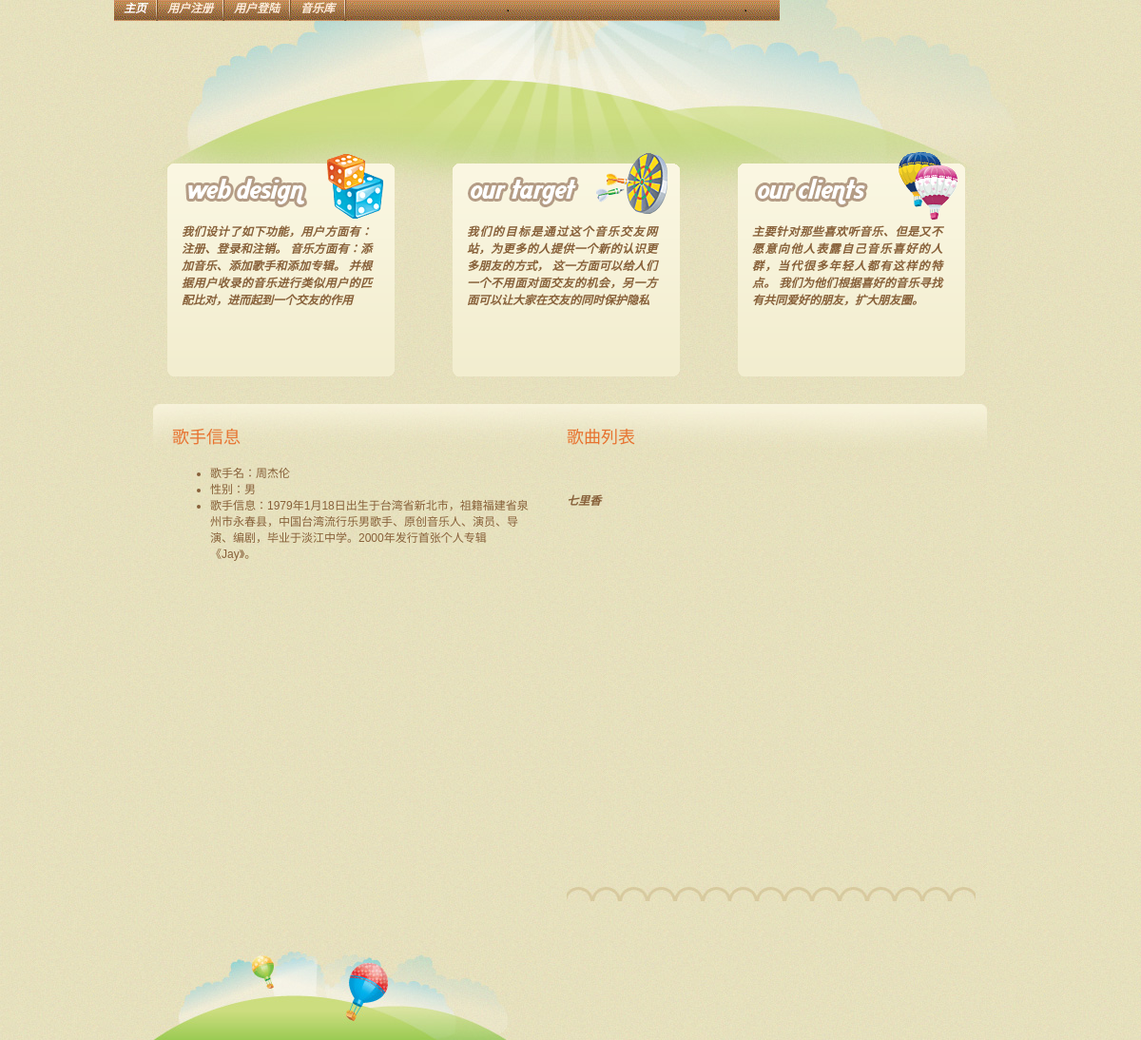
Page /musicBase/singer_index/1 on the earlier database version.
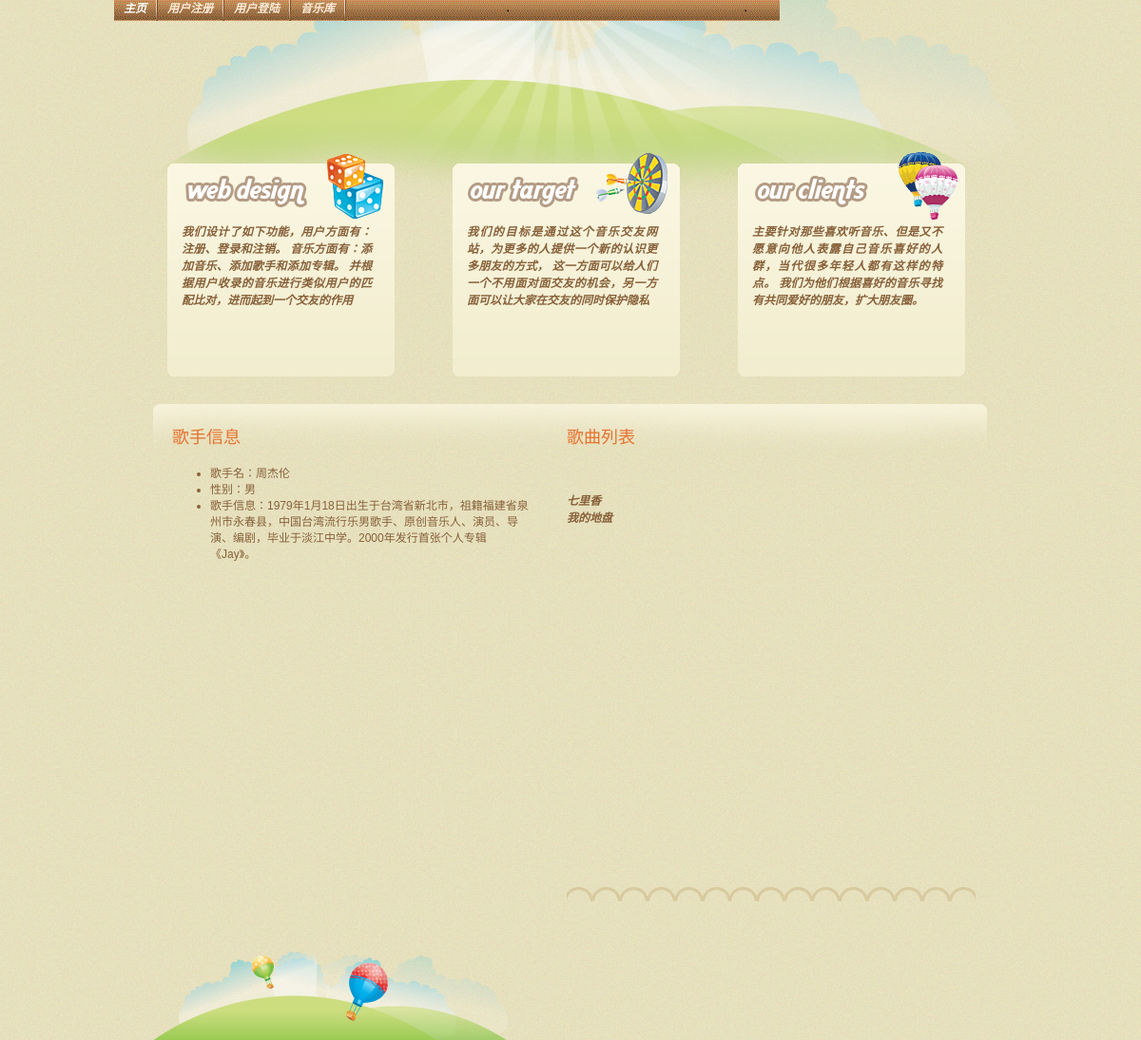
Same page on the later database version.
### musicBase/models.py (models this page shows)
class Song(models.Model):
    song_id = models.AutoField(primary_key=True)
    song_name = models.CharField(max_length=50)
    album_id = models.ForeignKey('Album',related_name='song_album', on_delete=models.CASCADE, null=True)
    song_likes = models.IntegerField(null=True, default=0)

### musicBase/singers.py (the view)
# urls.py: path(r'singer_index/<int:singer_id>',singers.singer_index,name='singer_index'),
def singer_index(req:HttpRequest,singer_id):
    singer = Singer.objects.get(singer_id=singer_id)
    albums = Album.objects.filter(singer_id=singer)
    songs = []
    for i in albums:
        tmpSong = Song.objects.filter(album_id=i)
        for j in tmpSong:
            songs.append(j)
    return render(req,'singerPage.html',{'songs':songs,'singer':singer})

### templates/singerPage.html (shortened to what this page needs)
<!DOCTYPE html PUBLIC "-//W3C//DTD XHTML 1.0 Transitional//EN"
        "http://www.w3.org/TR/xhtml1/DTD/xhtml1-transitional.dtd">
<html xmlns="http://www.w3.org/1999/xhtml">
<head>
    {% block head %}
    {% load staticfiles %}
    <link rel="stylesheet" type="text/css" href="{% static 'css/index_style.css'%}" media="screen"/>
    {% endblock %}
</head>
<body>
<div id="main_container">
    <div id="header">
        <div id="menu">
            <ul>
                <li><a class="current" href="{% url 'musicBase:index' %}" title="">主页</a></li>
                <li class="divider"></li>
                {% if request.user.is_authenticated %}
                <li><a href="{% url 'musicBase:user_index' user_id=request.user.id %}">{{ request.user }} 个人主页</a></li>
                <li><a href="{% url 'musicBase:delete_user' %}" title="">用户注销</a></li>
                <li class="divider"></li>
                <li><a href="{% url 'musicBase:logout' %}" title="">退出登录</a></li>
                <li class="divider"></li>
                <li><a href="{% url 'musicBase:update_user_info' %}" title="">用户信息管理</a></li>
                <li class="divider"></li>
                {% else %}
                <li><a href="{% url 'musicBase:regist' %}" title="">用户注册</a></li>
                <li class="divider"></li>
                <li><a href="{% url 'musicBase:login' %}" title="">用户登陆</a></li>
                <li class="divider"></li>
                {% endif %}
                <li><a href="{% url 'musicBase:music_manage' %}" title="">音乐库</a></li>
                <li class="divider"></li>
            </ul>
        </div>
    </div>
    <div class="slider_content">
        <div id="slider">
            <div class="slider-wrap">
                <div id="sliderc" class="csw">
                    <div class="panelContainer">
                        <div class="panel">
                            <div class="tab1">
                                <p class="tab_content">我们设计了如下功能，用户方面有：注册、登录和注销。
                                    音乐方面有：添加音乐、添加歌手和添加专辑。
                                    并根据用户收录的音乐进行类似用户的匹配比对，进而起到一个交友的作用</p>
                            </div>
                            <div class="tab2">
                                <p class="tab_content">我们的目标是通过这个音乐交友网站，为更多的人提供一个新的认识更多朋友的方式，
                                    这一方面可以给人们一个不用面对面交友的机会，另一方面可以让大家在交友的同时保护隐私</p>
                            </div>
                            <div class="tab3">
                                <p class="tab_content">主要针对那些喜欢听音乐、但是又不愿意向他人表露自己音乐喜好的人群，当代很多年轻人都有这样的特点。
                                    我们为他们根据喜好的音乐寻找有共同爱好的朋友，扩大朋友圈。</p>
                            </div>
                        </div>
                    </div>
                </div>
            </div>
        </div>
    </div>
</div>
<div class="main_content">
    <div class="left_content">
        <div class="title">歌手信息</div>
        <ul>
            <li>歌手名：{{singer.singer_name }}</li>
            <li>性别：{{singer.singer_gender }}</li>
            <li>歌手信息：{{ singer.singer_msg }}</li>
        </ul>
    </div>
    <div class="right_content">
        <div class="title">歌曲列表</div>
        <div class="project_box">
            <div class="project_title_tab"></div>
            <div class="project_content" style="height:400px;overflow: scroll">
                {% for i in songs %}
                    <p>{{i.song_name}}</p>
                {% endfor %}
            </div>
        </div>
    </div>
</div>
<div class="footer">
    <div class="right_footer">
    </div>
</div>
</body>
</html>

Differences in the rows shown:
added Song: song_name "我的地盘"
